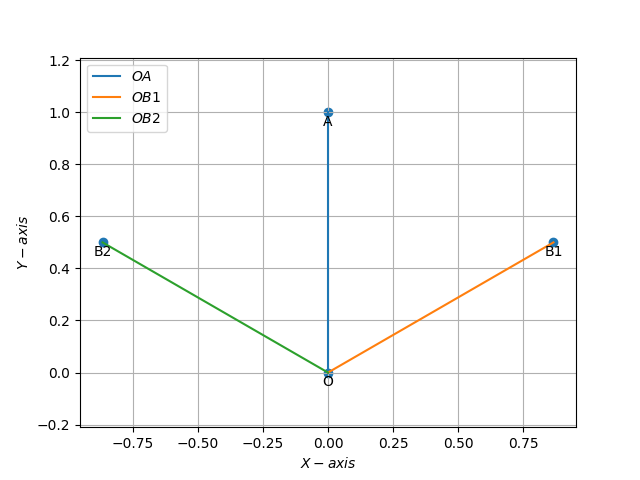

Generate this figure with Python:
import sys                                          #for path to external scripts
sys.path.insert(0, './CoordGeo')   
import numpy as np
import matplotlib.pyplot as plt
from numpy import linalg as LA

#Generate line points
def line_gen(A,B):
  len =10
  dim = A.shape[0]
  x_AB = np.zeros((dim,len))
  lam_1 = np.linspace(0,1,len)
  for i in range(len):
    temp1 = A + lam_1[i]*(B-A)
    x_AB[:,i]= temp1.T
  return x_AB

# Function to calculate the contact points
#def contact(V, u, f, h):
    #A = V @ u
    #a = u.T @ A
    #b = u.T @ h + h.T @ A
    #c = h.T @ A - f
    #delta = b**2 - a * c
    #lambda1 = (-b + np.sqrt(b**2 - a * c)) / a
    #lambda2 = (-b - np.sqrt(b**2 - a * c)) / a
    #P = h + lambda1 * A
    #Q = h + lambda2 * A
    #return P, Q

# Given parameters

a1 = 0
a2 = np.sqrt(1 - a1**2)
discriminant = (a1**2 - 4 * (a1**2 - 3/4))
b1_plus = (-a1 + np.sqrt(discriminant)) / 2
b1_minus = (-a1 - np.sqrt(discriminant)) / 2
b2 = np.sqrt(1/4 - a1/2 * (2*a1 + np.sqrt(3 - 3*a1**2)))
O = np.array([0,0]).reshape(-1,1)
A = np.array([a1,a2]).reshape(-1,1)
B1 = np.array([b1_plus,b2]).reshape(-1,1) 
B2 = np.array([b1_minus,b2]).reshape(-1,1) 

# Printing the calculated values
print("a1 =",a1)
print("a2 =",a2)
print("b1_plus =", b1_plus)
print("b1_minus =", b1_minus)
print("b2 =", b2)

#Generating all lines
x_OA = line_gen(O,A)
x_OB1 = line_gen(O,B1)
x_OB2 = line_gen(O,B2)

#Plotting all lines
plt.plot(x_OA[0,:],x_OA[1,:],label='$OA$')
plt.plot(x_OB1[0,:],x_OB1[1,:],label='$OB1$')
plt.plot(x_OB2[0,:],x_OB2[1,:],label='$OB2$')

#plt.plot(x_circ[0,:],x_circ[1,:],label='$incircle$')

#Labeling the coordinates
O = O.reshape(-1,1)
A = A.reshape(-1,1)
B1 = B1.reshape(-1,1)
B2 = B2.reshape(-1,1)
tri_coords = np.block([[A,B1,B2,O]])
plt.scatter(tri_coords[0, :], tri_coords[1, :])
vert_labels = ['A','B1','B2','O']
for i, txt in enumerate(vert_labels):
    offset = 10 if txt == 'F' else -10
    plt.annotate(txt,
                 (tri_coords[0, i], tri_coords[1, i]),
                 textcoords="offset points",
                 xytext=(0, offset),
                 ha='center')

# Save the figure
plt.xlabel('$X-axis$')
plt.ylabel('$Y-axis$')
plt.legend(loc='upper left')
plt.grid() # minor
plt.axis('equal')
plt.savefig('/home/himabindu/module2/geometry/codes/CoordGeo/pythoncopy.png')
plt.show()

